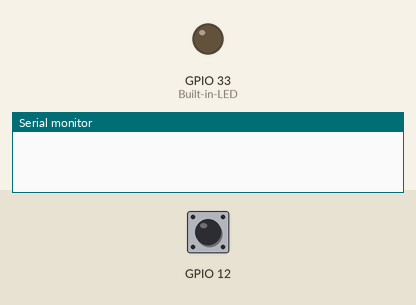
This sketch was run on a simulated ESP32. Parts: output pins drawn as LEDs (lit = HIGH), the last lines printed to the serial monitor. The inputs (shaded band) are chosen by the test bench; at power-on: GPIO 12 HIGH. WiFi joins after 1.5 s; servers stay silent unless stated; uploads are accepted with an empty reply; the camera gives no picture.

Above: at 0.01 s.
At 8.0 s:
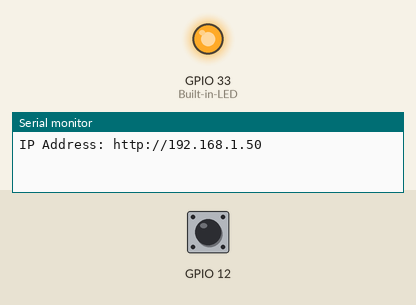
8.1 s: GPIO 12 pulled LOW for 0.15 s
Timing chart, 0 to 11.1 s (numbered marks = the images above; inputs shaded):
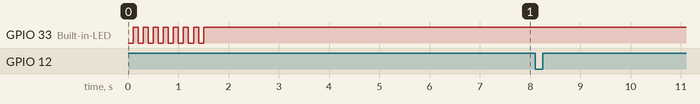

The sketch:

Smart_Glass_v1.ino
```cpp
#include "settings.h"
#include "isr.h"
#include "img_detect.h"
#include "save_to_sd.h"
#include "img_capture.h"


void setup() {
  // Turn-off the 'brownout detector'
  WRITE_PERI_REG(RTC_CNTL_BROWN_OUT_REG, 0);

  Serial.begin(115200);

  pinMode(33,OUTPUT); //Built-in-LED
  touchAttachInterrupt(click, gotTouch1, touch_threshold);
  //esp_sleep_enable_ext0_wakeup(GPIO_NUM_13,0);


  //Wi-Fi Connect
  WiFi.begin(ssid, password);
  int i=0;
  while (WiFi.status() != WL_CONNECTED) {
    i++;
    if(i==50)  ESP.restart(); //Restart after 5 Sec.
    delay(100);
    digitalWrite(33,!digitalRead(33));
  }
  delay(5000);
  digitalWrite(33,1);
  Serial.print("IP Address: http://");
  Serial.println(WiFi.localIP());

  //Camera initiate
  setup_cam();
  //setup_sd();///Problem with interrupt!!
}

void loop() {

  //Uncomment if not sd save
  if(touch1detected){
    capture_image();
    delay(50);
    touch1detected = false;
  }


}
```

img_capture.h
```cpp
void setup_cam(){
  // OV2640 camera module
  camera_config_t config;
  config.ledc_channel = LEDC_CHANNEL_0;
  config.ledc_timer = LEDC_TIMER_0;
  config.pin_d0 = Y2_GPIO_NUM;
  config.pin_d1 = Y3_GPIO_NUM;
  config.pin_d2 = Y4_GPIO_NUM;
  config.pin_d3 = Y5_GPIO_NUM;
  config.pin_d4 = Y6_GPIO_NUM;
  config.pin_d5 = Y7_GPIO_NUM;
  config.pin_d6 = Y8_GPIO_NUM;
  config.pin_d7 = Y9_GPIO_NUM;
  config.pin_xclk = XCLK_GPIO_NUM;
  config.pin_pclk = PCLK_GPIO_NUM;
  config.pin_vsync = VSYNC_GPIO_NUM;
  config.pin_href = HREF_GPIO_NUM;
  config.pin_sscb_sda = SIOD_GPIO_NUM;
  config.pin_sscb_scl = SIOC_GPIO_NUM;
  config.pin_pwdn = PWDN_GPIO_NUM;
  config.pin_reset = RESET_GPIO_NUM;
  config.xclk_freq_hz = 20000000;
  config.pixel_format = PIXFORMAT_JPEG;

  // if PSRAM IC present, init with UXGA resolution and higher JPEG quality
  // for larger pre-allocated frame buffer.
  if (psramFound()) {
    config.frame_size = FRAMESIZE_QVGA;
    config.jpeg_quality = 10;
    config.fb_count = 2;
  } else {
    config.frame_size = FRAMESIZE_QVGA;
    config.jpeg_quality = 12;
    config.fb_count = 1;
  }

  // Camera init
  esp_err_t err = esp_camera_init(&config);
  if (err != ESP_OK) {
    Serial.printf("Camera init failed with error 0x%x", err);
    ESP.restart();
  }
}

void capture_image( void ) {
  camera_fb_t * fb = NULL; // pointer
  // Take a photo with the camera
  Serial.println("Taking a photo...");

  fb = esp_camera_fb_get();
  if (!fb) {
      Serial.println("Camera capture failed");
      return;
  }
  else {
      Serial.println("The picture has been TAKEN ");
      classifyImage(fb);
      //save_to_sd(fb); ///Not working inside condition!!!

  }
  esp_camera_fb_return(fb);
}
```

img_detect.h
```cpp
void classifyImage(camera_fb_t *fb) {

  size_t size = fb->len;
  String buffer = base64::encode((uint8_t *) fb->buf, fb->len);
  Serial.println(buffer);
  Serial.println();

  // http request to server
  String payload = "{\"inputs\": [{ \"data\": {\"image\": {\"base64\": \"" + buffer + "\"}}}]}";
  buffer = "";

  HTTPClient http;
  http.begin("https://api.clarifai.com/v2/models/" + model_id + "/outputs");
  http.addHeader("Content-Type", "application/json");
  http.addHeader("Authorization", ("Key " + app_key)); //891e0781c55e4175920094840204a5dc");
  int response_code = http.POST(payload);

  if(response_code>0){
    Serial.println(response_code);
    //Serial.print("Returned String: ");
    String response = http.getString();
    //Serial.println(response);

    // Classifying from the payload received
    const int jsonSize = JSON_ARRAY_SIZE(1) + JSON_ARRAY_SIZE(20) + 3*JSON_OBJECT_SIZE(1) + 6*JSON_OBJECT_SIZE(2) + JSON_OBJECT_SIZE(3) + 20*JSON_OBJECT_SIZE(4) + 2*JSON_OBJECT_SIZE(6);
    DynamicJsonDocument doc(jsonSize);
    deserializeJson(doc, response);

    for (int i=0; i < 4; i++) {
      const char* name = doc["outputs"][0]["data"]["concepts"][i]["name"];
      const float p = doc["outputs"][0]["data"]["concepts"][i]["value"];

      Serial.println("=====================");
      Serial.print("Name:");
      Serial.println(name);
      Serial.print("Prob:");
      Serial.println(p);
      Serial.println();
    }

  }
  else {
    Serial.print("POST Error: ");
    Serial.print(response_code);
    Serial.println("  ERROR!!!");
    return;
  }
}
```

isr.h
```cpp
bool touch1detected = false;

void gotTouch1(){
 touch1detected = true;
}
```

save_to_sd.h
```cpp
int pictureNumber = 0;

void setup_sd(){
  Serial.println("Starting SD Card");
  if(!SD_MMC.begin()){
    Serial.println("SD Card Mount Failed");
    return;
  }

  uint8_t cardType = SD_MMC.cardType();
  if(cardType == CARD_NONE){
    Serial.println("No SD Card attached");
    return;
  }
  EEPROM.begin(EEPROM_SIZE);
}

void save_to_sd(camera_fb_t *fb){
  pictureNumber = EEPROM.read(0) + 1;
  String path = sd_path + "/picture " + String(pictureNumber) +".jpg";

  fs::FS &fs = SD_MMC;

  File file = fs.open(path.c_str(), FILE_WRITE);
  if(!file){
    Serial.println("Failed to open file in writing mode");
  }
  else {
    file.write(fb->buf, fb->len); // payload (image), payload length

    Serial.printf("Saved file to path: %s\n", path.c_str());
    EEPROM.write(0, pictureNumber);
    EEPROM.commit();
  }
  file.close();
}
```

settings.h
```cpp
/*__________________LIBRARIES__________________________*/

#include "Arduino.h"
#include "esp_camera.h"
#include <WiFi.h>

#include <HTTPClient.h>
#include <ArduinoJson.h>

#include <base64.h>
#include "FS.h"
#include "soc/soc.h"
#include "soc/rtc_cntl_reg.h"
#include "driver/rtc_io.h"
#include "esp_timer.h"

#include "SD_MMC.h"
#include <EEPROM.h>

/*___________________Wi-Fi Settings_________________________*/
const char* ssid = "sourav";
const char* password = "12345678";

/*_________________MODEL API______________________*/
// Generic model
//String model_id = "aaa03c23b3724a16a56b629203edc62c";
//String app_key = "891e0781c55e4175920094840204a5dc";

//Text recog.
String model_id = "9fe78b4150a52794f86f237770141b33";
String app_key = "6a71075ee96040df9c653dbf8fd86153" ;


/*_____________________EEPROM Setting___________________________*/
#define EEPROM_SIZE 1

/*_____________________Other Setting___________________________*/
String sd_path = "";  //"/32cam";
#define click T5  //Touchpin-5
#define touchPin2 T6
int touch_threshold = 25;


/*_________________CAMERA PINs______________________*/
// OV2640 camera module pins (CAMERA_MODEL_AI_THINKER)
#define PWDN_GPIO_NUM     32
#define RESET_GPIO_NUM    -1
#define XCLK_GPIO_NUM      0
#define SIOD_GPIO_NUM     26
#define SIOC_GPIO_NUM     27
#define Y9_GPIO_NUM       35
#define Y8_GPIO_NUM       34
#define Y7_GPIO_NUM       39
#define Y6_GPIO_NUM       36
#define Y5_GPIO_NUM       21
#define Y4_GPIO_NUM       19
#define Y3_GPIO_NUM       18
#define Y2_GPIO_NUM        5
#define VSYNC_GPIO_NUM    25
#define HREF_GPIO_NUM     23
#define PCLK_GPIO_NUM     22
```
